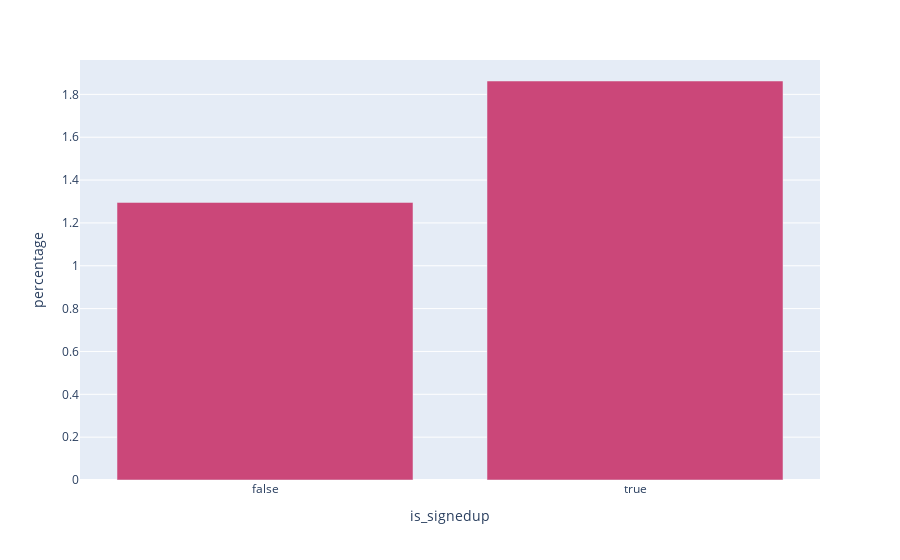

Notebook cell for this chart:
### Code cell
df_sign = df_lead_data.groupby(df_lead_data['is_signedup'])['buy'].value_counts(normalize=True).mul(100).rename('percentage').reset_index()
fig_e = px.bar(df_sign[df_sign['buy'] == 1], x='is_signedup', y='percentage', color='buy')
fig_e.update(layout_coloraxis_showscale=False)
fig_e.show()

### Figure 1 — Plotly figure (JSON) as saved in the notebook; plotly's stock layout.template omitted (floating-point values rounded to 4 significant figures)
{"data": [{"alignmentgroup": "True", "hovertemplate": "is_signedup=%{x}<br>percentage=%{y}<br>buy=%{marker.color}<extra></extra>", "legendgroup": "", "marker": {"color": [1, 1], "coloraxis": "coloraxis", "pattern": {"shape": ""}}, "name": "", "offsetgroup": "", "orientation": "v", "showlegend": false, "textposition": "auto", "type": "bar", "x": [false, true], "xaxis": "x", "y": [1.296, 1.862], "yaxis": "y"}], "layout": {"barmode": "relative", "coloraxis": {"colorbar": {"title": {"text": "buy"}}, "colorscale": [[0, "#0d0887"], [0.1111, "#46039f"], [0.2222, "#7201a8"], [0.3333, "#9c179e"], [0.4444, "#bd3786"], [0.5556, "#d8576b"], [0.6667, "#ed7953"], [0.7778, "#fb9f3a"], [0.8889, "#fdca26"], [1, "#f0f921"]], "showscale": false}, "legend": {"tracegroupgap": 0}, "margin": {"t": 60}, "xaxis": {"anchor": "y", "domain": [0, 1], "title": {"text": "is_signedup"}}, "yaxis": {"anchor": "x", "domain": [0, 1], "title": {"text": "percentage"}}}}
